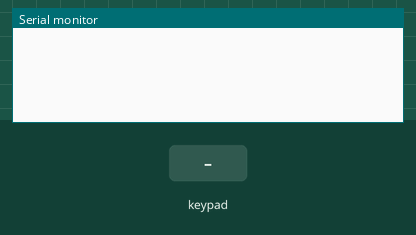
Bench run of a program on a simulated ESP8266 (NodeMCU). Parts: the last lines printed to the serial monitor. Inputs (shaded band) come from the test bench.

Above: at 1.2 s.
1.3 s: key '1' pressed
At 1.9 s:
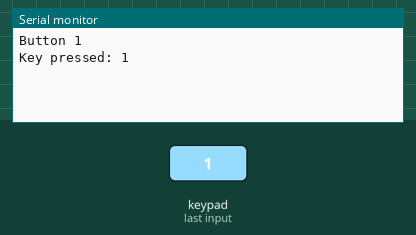
2.8 s: keypad keys 1 2 # pressed 0.4 s apart
At 4.7 s:
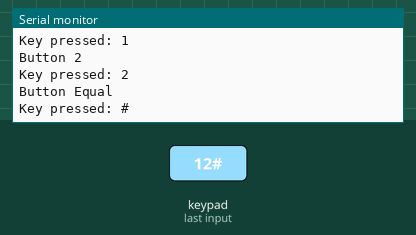
5.5 s: key 'A' pressed
At 6.4 s:
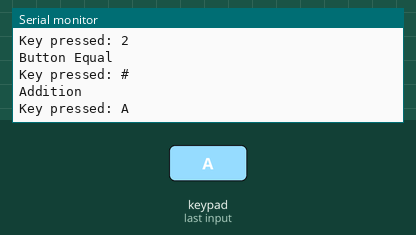
7.1 s: keypad keys 1 2 * pressed 0.4 s apart
At 9.2 s:
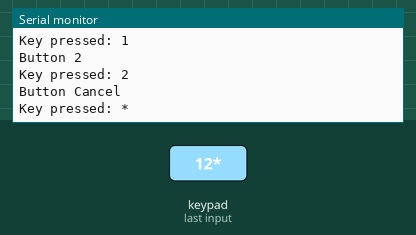
9.8 s: key 'B' pressed
At 10.9 s:
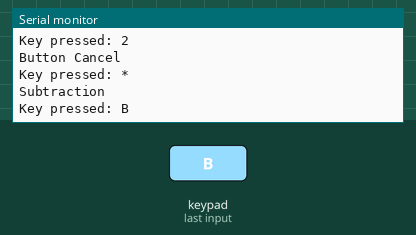
11.4 s: keypad keys 1 2 D pressed 0.4 s apart
At 13.8 s:
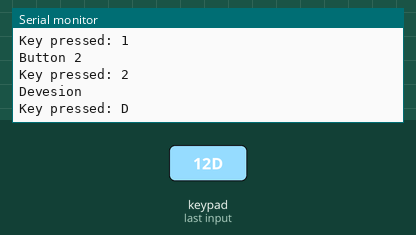

The program:

main.cpp
```cpp
#include <Arduino.h>
#include <Keypad.h>

const byte n_rows = 4;
const byte n_cols = 4;

char keys[n_rows][n_cols] = {

    {'1', '2', '3', 'A'},

    {'4', '5', '6', 'B'},

    {'7', '8', '9', 'C'},

    {'*', '0', '#', 'D'}

};

byte colPins[n_rows] = {D3, D2, D1, D0};
byte rowPins[n_cols] = {D7, D6, D5, D4};

Keypad myKeypad = Keypad(makeKeymap(keys), rowPins, colPins, n_rows, n_cols);
long Num1, Num2, Number;
static char myKey, action;
boolean result = false;

void setup()
{
  // put your setup code here, to run once:
  Serial.begin(9600);
}

void DetectButtons()
{

  if (myKey == '*') //If cancel Button is pressed
  {
    Serial.println("Button Cancel");
    Number = Num1 = Num2 = 0;
    result = false;
  }

  if (myKey == '1') //If Button 1 is pressed
  {
    Serial.println("Button 1");
    if (Number == 0)
      Number = 1;
    else
      Number = (Number * 10) + 1; //Pressed twice
  }

  if (myKey == '4') //If Button 4 is pressed
  {
    Serial.println("Button 4");
    if (Number == 0)
      Number = 4;
    else
      Number = (Number * 10) + 4; //Pressed twice
  }

  if (myKey == '7') //If Button 7 is pressed
  {
    Serial.println("Button 7");
    if (Number == 0)
      Number = 7;
    else
      Number = (Number * 10) + 7; //Pressed twice
  }

  if (myKey == '0')
  {
    Serial.println("Button 0"); //Button 0 is Pressed
    if (Number == 0)
      Number = 0;
    else
      Number = (Number * 10) + 0; //Pressed twice
  }

  if (myKey == '2') //Button 2 is Pressed
  {
    Serial.println("Button 2");
    if (Number == 0)
      Number = 2;
    else
      Number = (Number * 10) + 2; //Pressed twice
  }

  if (myKey == '5')
  {
    Serial.println("Button 5");
    if (Number == 0)
      Number = 5;
    else
      Number = (Number * 10) + 5; //Pressed twice
  }

  if (myKey == '8')
  {
    Serial.println("Button 8");
    if (Number == 0)
      Number = 8;
    else
      Number = (Number * 10) + 8; //Pressed twice
  }

  if (myKey == '#')
  {
    Serial.println("Button Equal");
    Num2 = Number;
    result = true;
  }

  if (myKey == '3')
  {
    Serial.println("Button 3");
    if (Number == 0)
      Number = 3;
    else
      Number = (Number * 10) + 3; //Pressed twice
  }

  if (myKey == '6')
  {
    Serial.println("Button 6");
    if (Number == 0)
      Number = 6;
    else
      Number = (Number * 10) + 6; //Pressed twice
  }

  if (myKey == '9')
  {
    Serial.println("Button 9");
    if (Number == 0)
      Number = 9;
    else
      Number = (Number * 10) + 9; //Pressed twice
  }

  if (myKey == 'A' || myKey == 'B' || myKey == 'C' || myKey == 'D') //Detecting Buttons on Column 4
  {
    Num1 = Number;
    Number = 0;
    if (myKey == 'A')
    {
      Serial.println("Addition");
      action = '+';
    }
    if (myKey == 'B')
    {
      Serial.println("Subtraction");
      action = '-';
    }
    if (myKey == 'C')
    {
      Serial.println("Multiplication");
      action = '*';
    }
    if (myKey == 'D')
    {
      Serial.println("Devesion");
      action = '/';
    }

    delay(100);
  }
}

void loop()
{
  // put your main code here, to run repeatedly:
  myKey = myKeypad.getKey();

  if (myKey != NULL)
  {

    DetectButtons();
    Serial.print("Key pressed: ");
    Serial.println(myKey);
  }
}
```

Measured:
- after the input at 1.3 s, the serial monitor: prints a new line at once (image 1)
- after the input at 2.8 s, the serial monitor: prints a new line after 0.41 s (image 2)
- after the input at 5.5 s, the serial monitor: prints a new line at once (image 3)
- after the input at 7.1 s, the serial monitor: prints a new line at once (image 4)
- after the input at 9.8 s, the serial monitor: prints a new line at once (image 5)
- after the input at 11.4 s, the serial monitor: prints a new line at once (image 6)
